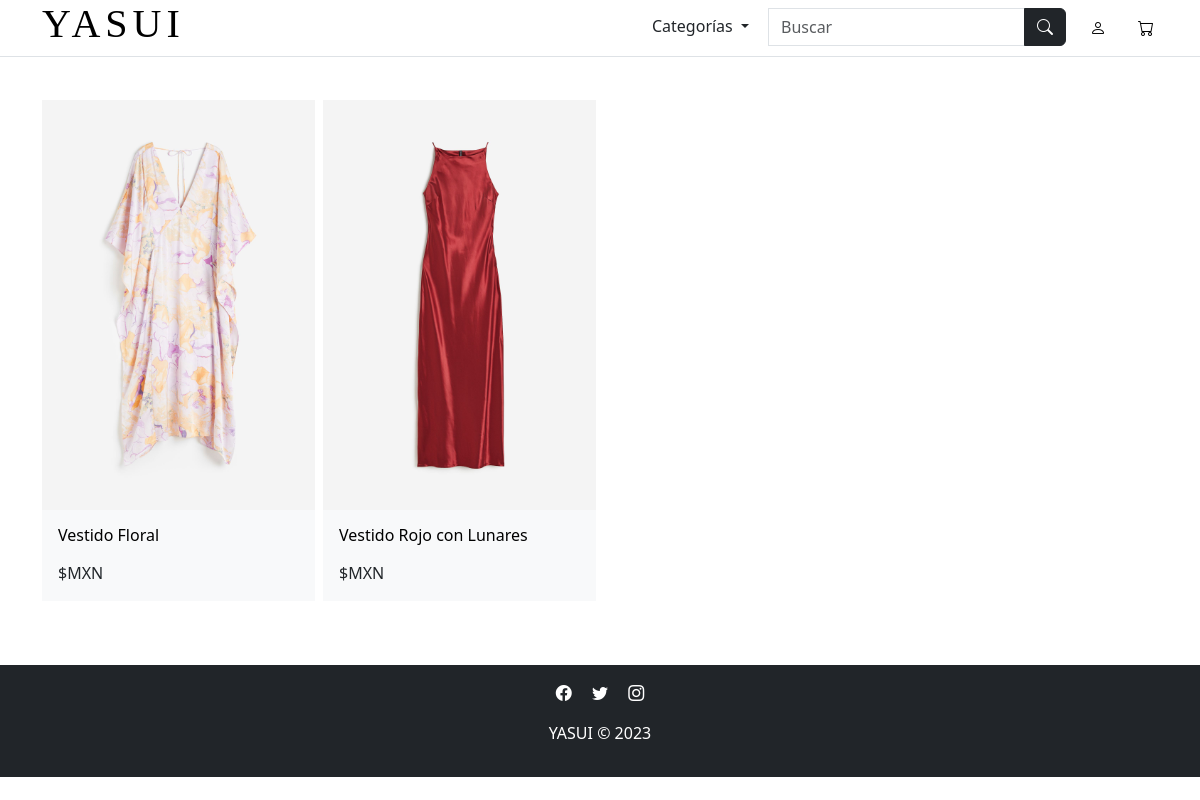
The app's page /catalogo-categoria.php?sucursal=1&categoria=3 with its own data.
### tables this page shows
CREATE TABLE inventario(
	cve_inv INT auto_increment,
	cod_suc INT,
	id_pren INT,
	exist_pren INT(5),
	status_inv BOOLEAN,
	PRIMARY KEY(cve_inv),
	FOREIGN KEY(cod_suc) REFERENCES sucursal(cod_suc),
	FOREIGN KEY(id_pren) REFERENCES prenda(id_pren) ON DELETE RESTRICT ON UPDATE CASCADE
);

CREATE TABLE prenda(
	id_pren INT auto_increment,
	cve_marca INT,
	cve_tipo INT,
	nom_pren CHAR(50),
	tall_pren ENUM('XS', 'S', 'M', 'L', 'XL', 'XXL', 'XXXL'),
	prec_pren DEC(6,2),
	cto_pren DEC(6,2),
	desc_pren VARCHAR(700),
	status_pren BOOLEAN,
	img_pren VARCHAR(50),
	PRIMARY KEY(id_pren),
	FOREIGN KEY(cve_marca) REFERENCES marca(cve_marca),
	FOREIGN KEY(cve_tipo) REFERENCES tipo(cve_tipo)
);

### php/functions.php (called while the page is built, shortened)
<?php
    function inventarioCategoria($sucursal, $categoria) {
        include 'connection.php';
        $query_inv_ctg = "SELECT * FROM prenda, inventario where prenda.id_pren=inventario.id_pren AND cod_suc=$sucursal AND status_inv!=0 AND cve_tipo='$categoria' GROUP BY nom_pren";
        return mysqli_query($connection, $query_inv_ctg);
    }
?>

### catalogo-categoria.php (the view, shortened to what this page needs)
<?php
    include ('php/functions.php');
?>
<!DOCTYPE html>
<html lang="en">
<head>
    <link href="https://cdn.jsdelivr.net/npm/bootstrap@5.3.1/dist/css/bootstrap.min.css" rel="stylesheet">
    <link rel="stylesheet" href="https://cdn.jsdelivr.net/npm/bootstrap-icons@1.11.1/font/bootstrap-icons.css">
    <link rel="stylesheet" href="assets/css/styles.css">
</head>
<body>
    <header class="bg-white fixed-top border-bottom">
        <div class="container">
            <div class="row">
                <div class="col-md-2 d-flex justify-content-center">
                    <a href="index.php"
                        class="d-flex align-items-center my-md-2 my-lg-0 me-lg-auto text-black text-decoration-none">
                        <h1 class=""> YASUI </h1>
                    </a>
                </div>
                <nav class="navbar p-0 col-10 d-flex align-items-center justify-content-md-end">
                    <ul class="nav text-black">
                        <li class="nav-item">
                            <div class="dropdown">
                                <button class="btn btn-black bg-white dropdown-toggle" type="button" id="categoriasDropdown" data-bs-toggle="dropdown" aria-haspopup="true" aria-expanded="false">
                                    Categorías
                                </button>
                            </div>
                        </li>
                        <li class="nav-item">
                            <form class="form-inline mx-2 d-none d-md-flex" action="php/search.php" method="GET" onsubmit="return validateSearchForm('search_query');">
                                <div class="input-group mb-0">
                                    <input type="text" class="form-control" name="search_query" id="search_query" placeholder="Buscar" aria-label="Buscar" aria-describedby="button-addon2">
                                    <button class="btn btn-dark" type="submit" id="button-addon2">
                                        <i class="bi bi-search"></i>
                                    </button>
                                </div>
                            </form>
                        </li>
                        <li class="nav-item">
                            <a href="login.php" class="nav-link text-black">
                                <i class="bi bi-person"></i>
                            </a>
                        </li>
                        <li class="nav-item">
                            <a href="cart.php" class="nav-link text-black">
                                <i class="bi bi-cart"></i>
                            </a>
                        </li>
                    </ul>
                </nav>
            </div>
        </div>
    </header>
    <section class="my-5">
        <div class="container">
            <div class="row g-2">
                <?php
                    if (isset($_GET['sucursal']) && isset($_GET['categoria'])) {
                        $sucursal = $_GET['sucursal'];
                        $categoria = $_GET['categoria'];
                        if (isset($_GET['search_query'])) {
                            $search_query = $_GET['search_query'];
                            $lista_query = inventarioNombre($sucursal, $categoria, $search_query);
                        } else {
                            $lista_query = inventarioCategoria($sucursal, $categoria);
                        }
                        while ($row = mysqli_fetch_array($lista_query)) {
                            echo '
                            <div class="col-6 col-md-3 text-center">
                                <div class="bg-light">
                                    <a href="producto.php?cve_inv='.$row["cve_inv"].'"> <img src="'.$row["img_pren"].'" class="w-100"> </a>
                                    <h3 class="fs-6 my-3 mx-3 text-start"> <a href="producto.php?cve_inv='.$row["cve_inv"].'"> '.$row["nom_pren"].' </a> </h3>
                                    <p class="fs-6 pb-3 mx-3 text-start">
                                    <span>$MXN '.$row['prec_pren'].'</span>
                                    </p>
                                </div>
                            </div>
                            ';
                        }
                    }
                ?>
            </div>
        </div>
    </section>
    <?php include "site/footer.php" ?>
</body>
</html>

### assets/css/styles.css (style rules this page uses)
h1 { font-family: 'initial', 'sans-serif'; letter-spacing: 5px; }
a { text-decoration: none; color: black; }
.btn-black, .btn:hover { border: none; }

### records on screen
inventario: id_pren.img_pren (picture), id_pren.nom_pren "Vestido Floral"
inventario: id_pren.img_pren (picture), id_pren.nom_pren "Vestido Rojo con Lunares"
